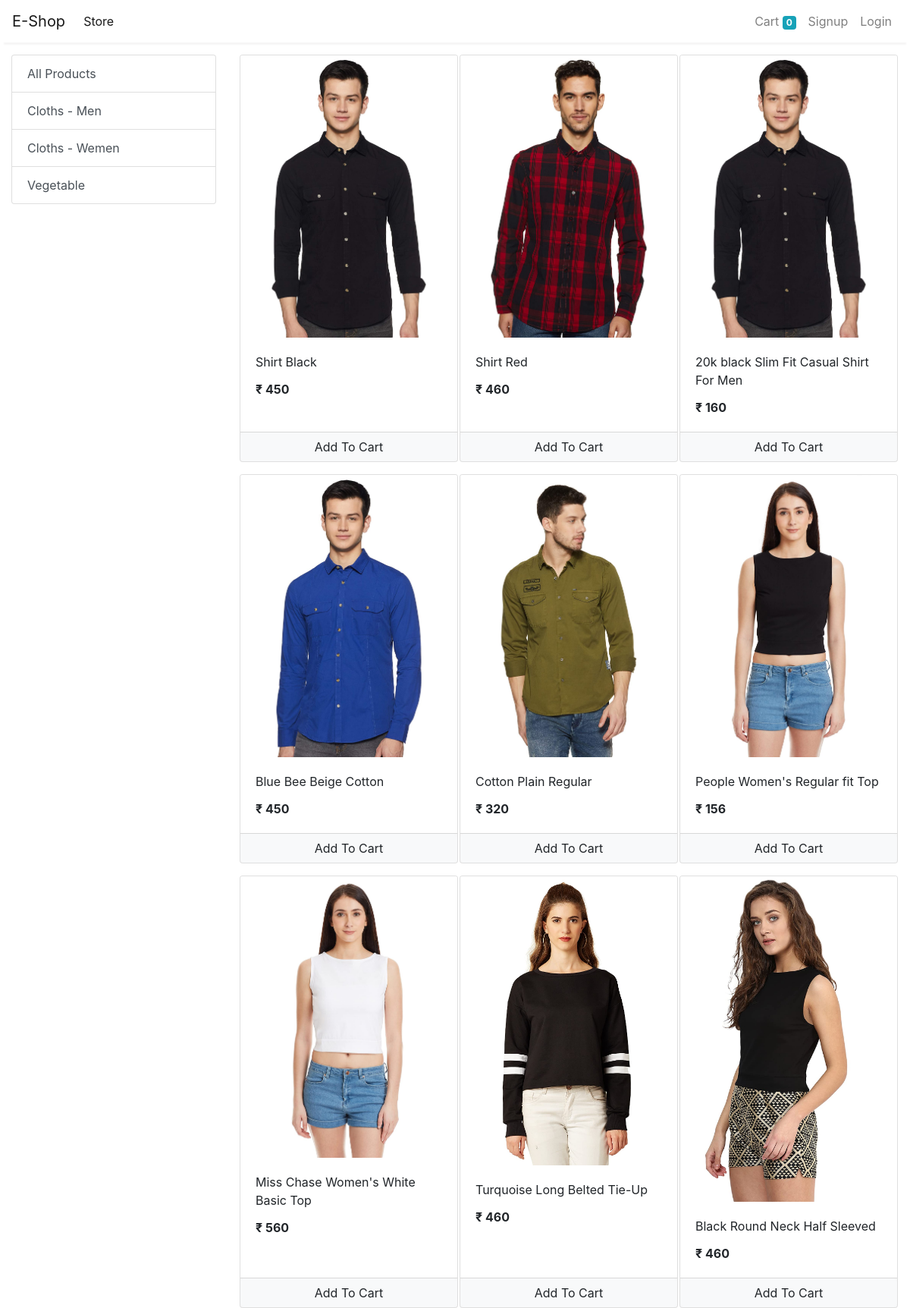
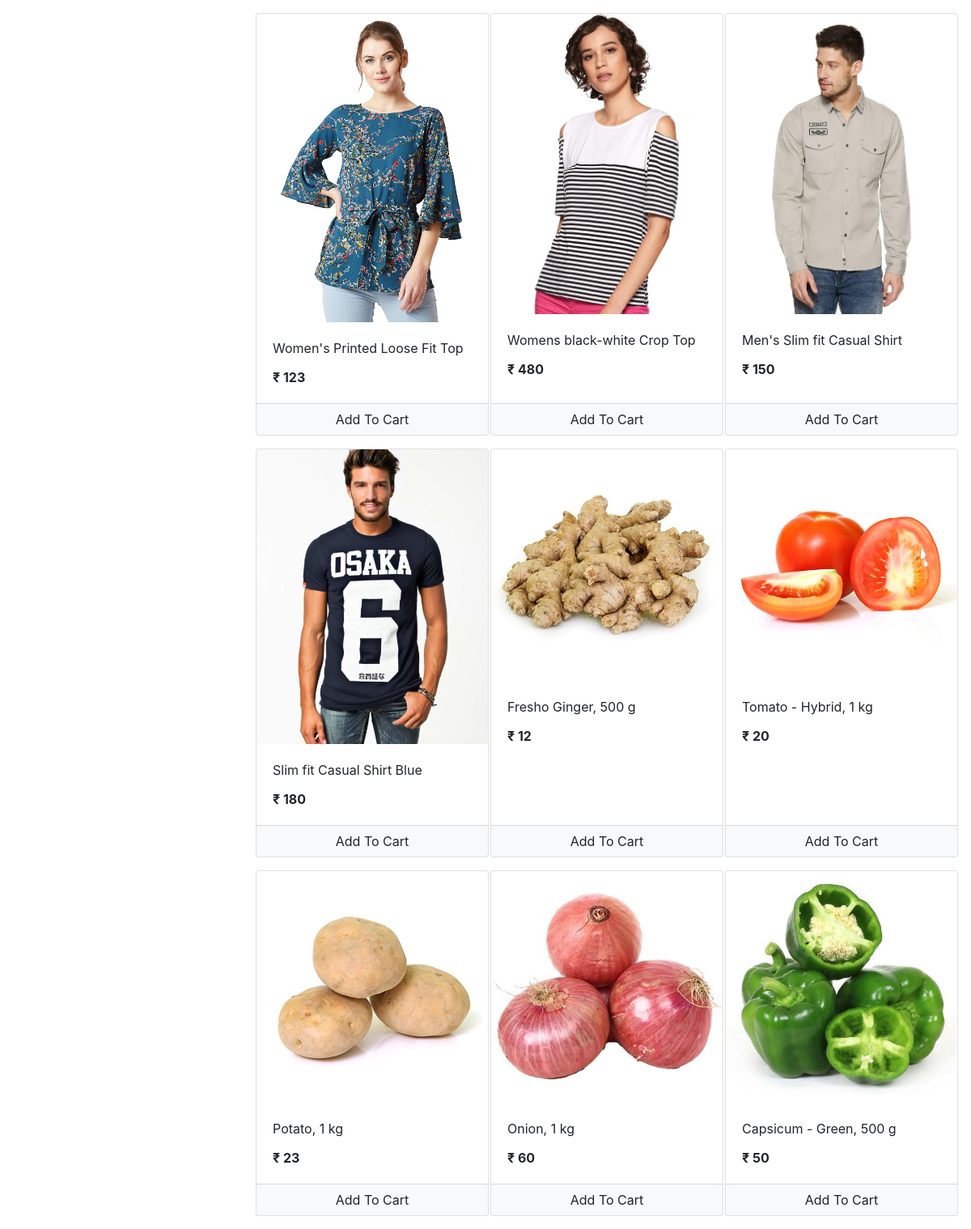
The app's page /store with its own data (2 pictures, top to bottom).
### store/models/category.py (models this page shows, shortened)
class Category(models.Model):
    name = models.CharField(max_length=20)
    @staticmethod
    def get_all_categories():
        return Category.objects.all()

### store/models/product.py (models this page shows, shortened)
class Product(models.Model):
    name = models.CharField(max_length=50)
    price = models.IntegerField(default=0)
    category = models.ForeignKey(Category, on_delete=models.CASCADE, default=1)
    description = models.CharField(max_length=200, default='' , null=True , blank=True)
    image = models.ImageField(upload_to='uploads/products/')
    @staticmethod
    def get_all_products():
        return Product.objects.all()

### store/views/home.py (the view)
# urls.py: path('' , include('store.urls'))
def store(request):
    cart = request.session.get('cart')
    if not cart:
        request.session['cart'] = {}
    products = None
    categories = Category.get_all_categories()
    categoryID = request.GET.get('category')
    if categoryID:
        products = Product.get_all_products_by_categoryid(categoryID)
    else:
        products = Product.get_all_products();
    data = {}
    data['products'] = products
    data['categories'] = categories
    print('you are : ', request.session.get('email'))
    return render(request, 'index.html', data)

### store/templatetags/cart.py (called while the page is built)
@register.filter(name='is_in_cart')
def is_in_cart(product  , cart):
    keys = cart.keys()
    for id in keys:
        if int(id) == product.id:
            return True
    return False

### store/templatetags/custom_filter.py (called while the page is built)
@register.filter(name='currency')
def currency(number):
    return "₹ "+str(number)

### store/templates/index.html (shortened to what this page needs)
{% extends 'base.html' %}
{% block content %}
{% load cart %}
{% load custom_filter %}
<div class="container-fluid mt-3">
	<div class="row">
		<div class="col-lg-3 mx-auto">
			<div class="list-group">
				<a href="/" class="list-group-item list-group-item-action">All Products</a>
				{% for category in categories %}
				<a href="/?category={{category.id}}"
					class="list-group-item list-group-item-action">{{category.name}}</a>
				{% endfor %}
			</div>
		</div>
		<div id='products' class="col-lg-9 mx-auto">
			<div class="row mx-auto">
				{% for product in products %}
				<div class="card mx-auto mb-3" id={{product.id}} style="width: 18rem;">
					<img class="card-img-top" src="{{product.image.url}}" alt="Card image cap">
					<div class="card-body">
						<p class="card-title">{{product.name}}</p>
						<p class="card-text"><b>{{product.price|currency}}</b></p>
					</div>
					<div class="card-footer p-0 no-gutters">
						{% if product|is_in_cart:request.session.cart %}
						<div class="row no-gutters">
							<form action="/#{{product.id}}" class="col-2 " method="post">
								{% csrf_token %}
								<input hidden type="text" name='product' value='{{product.id}}'>
								<input hidden type="text" name='remove' value='True'>
								<input type="submit" value=" - " class="btn btn-block btn-light border-right">
							</form>
							<div class="text-center col">{{product|cart_quantity:request.session.cart}} in Cart</div>
							<form action="/#{{product.id}}" class="col-2 " method="post">
								{% csrf_token %}
								<input hidden type="text" name='product' value='{{product.id}}'>
								<input type="submit" value=" + " class="btn btn-block btn-light border-left">
							</form>
						</div>
						{% else %}
						<form action="/#{{product.id}}" method="POST" class="btn-block">
							<input type="submit" class="float-right btn btn-light  form-control"
								value="Add To Cart">
						</form>
						{% endif %}
					</div>
				</div>
				{% endfor %}
			</div>
		</div>
	</div>
</div>
{% endblock %}

### records on screen
Category: name "Cloths - Men"
Category: name "Cloths - Wemen"
Category: name "Vegetable"
Product: {{ product.id }} 1 (drawn), image (picture), name "Shirt Black", price "₹ 450"
Product: image (picture), name "Shirt Red", price "₹ 460"
Product: image (picture), name "20k black Slim Fit Casual Shirt For Men", price "₹ 160"
Product: image (picture), name "Blue Bee Beige Cotton", price "₹ 450"
Product: image (picture), name "Cotton Plain Regular", price "₹ 320"
Product: image (picture), name "People Women's Regular fit Top", price "₹ 156"
Product: image (picture), name "Miss Chase Women's White Basic Top", price "₹ 560"
Product: image (picture), name "Turquoise Long Belted Tie-Up", price "₹ 460"
Product: image (picture), name "Black Round Neck Half Sleeved", price "₹ 460"
Product: image (picture), name "Women's Printed Loose Fit Top", price "₹ 123"
Product: image (picture), name "Womens black-white Crop Top", price "₹ 480"
Product: image (picture), name "Men's Slim fit Casual Shirt", price "₹ 150"
Product: image (picture), name "Slim fit Casual Shirt Blue", price "₹ 180"
Product: image (picture), name "Fresho Ginger, 500 g", price "₹ 12"
Product: image (picture), name "Tomato - Hybrid, 1 kg", price "₹ 20"
Product: image (picture), name "Potato, 1 kg", price "₹ 23"
Product: image (picture), name "Onion, 1 kg", price "₹ 60"
Product: {{ product.id }} 18 (drawn), image (picture), name "Capsicum - Green, 500 g", price "₹ 50"

### other values on screen
{{ request.session.cart.keys|length }} "0"
